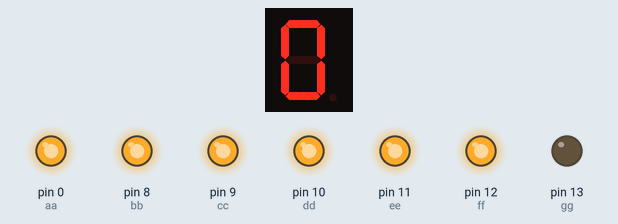
Recording of a sketch running on a simulated Arduino Uno, built with avr-gcc and run on an emulated ATmega328P. Parts: 1-digit seven-segment display, output pins drawn as LEDs (lit = HIGH). Wiring (inferred from the names in the program): 1-digit 7-segment display, segments lit when HIGH: segments pin 1, pin 2, pin 3, pin 4, pin 5, pin 6, pin 7. The segment pins are drawn as the display they are named for; pins used as bus, display or sensor lines are not drawn.

Above: at 0.1 s.
At 4.1 s:
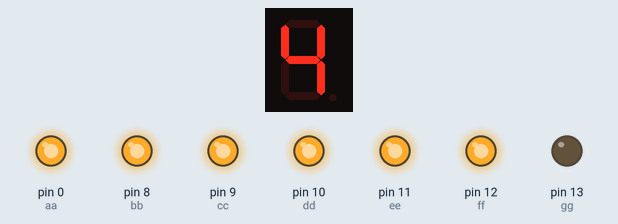
At 9.1 s:
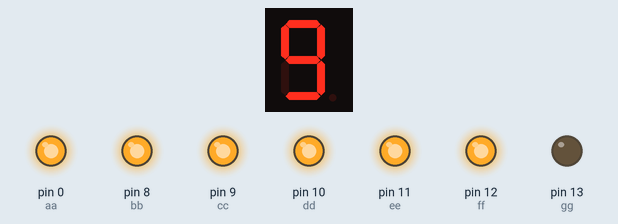
At 19.1 s:
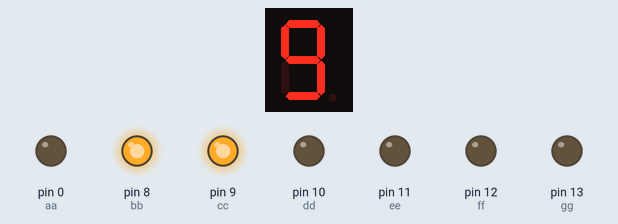
At 29.1 s:
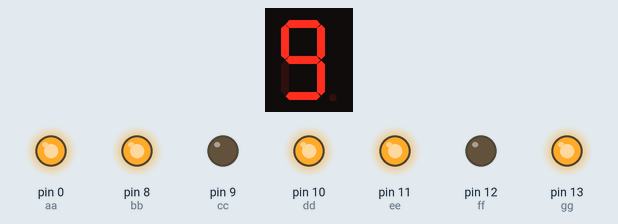
At 39.1 s:
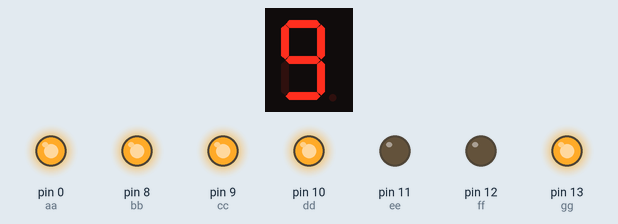
Timing chart, 0 to 40.0 s (numbered marks = the images above):
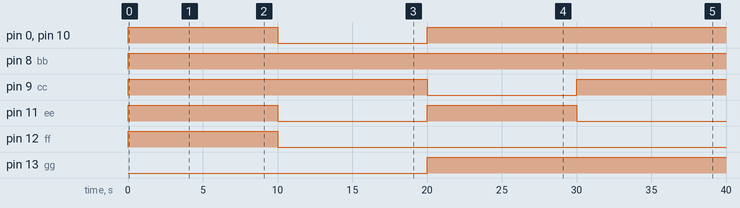

Measured:
- by itself, pin 0 (aa), pin 10 (dd): LOW → HIGH at 0.00 s, → LOW 10.0 s later, → HIGH 10.0 s later
- by itself, pin 8 (bb): LOW → HIGH at 0.00 s
- by itself, pin 9 (cc): LOW → HIGH at 0.00 s, → LOW 20.0 s later, → HIGH 10.0 s later
- by itself, pin 11 (ee): alternates HIGH for 10.0 s and LOW for 10.0 s
- by itself, pin 12 (ff): LOW → HIGH at 0.00 s, → LOW 10.0 s later
- by itself, pin 13 (gg): LOW → HIGH at 20.0 s
- what the display in image 1 shows lasts 1.0 s, from 4.0 s to 5.0 s

The sketch:

7_segment.ino
```cpp
const int a=1;
 const int b=2;
 const int c=3;
 const int d=4;
 const int e=5;
 const int f=6;
 const int g=7;


// 2nd display

const int aa=0;
 const int bb=8;
 const int cc=9;
 const int dd=10;
 const int ee=11;
 const int ff=12;
 const int gg=13;


 int i =1;


void setup() {
  // put your setup code here, to run once:
  pinMode(a,OUTPUT);
  pinMode(b,OUTPUT);
  pinMode(c,OUTPUT);
  pinMode(d,OUTPUT);
  pinMode(e,OUTPUT);
  pinMode(f,OUTPUT);
  pinMode(g,OUTPUT);


 // 2nd display
  pinMode(aa,OUTPUT);
  pinMode(bb,OUTPUT);
  pinMode(cc,OUTPUT);
  pinMode(dd,OUTPUT);
  pinMode(ee,OUTPUT);
  pinMode(ff,OUTPUT);
  pinMode(gg,OUTPUT);

}


void loop() {
  // put your main code here, to run repeatedly:


 digitalWrite(a,HIGH);
digitalWrite(b,HIGH);
digitalWrite(c,HIGH);
digitalWrite(d,HIGH);
digitalWrite(e,HIGH);
digitalWrite(f,HIGH);

if(i==7){
  delay(10000);
}


if(i==1){
digitalWrite(aa,HIGH);
digitalWrite(bb,HIGH);
digitalWrite(cc,HIGH);
digitalWrite(dd,HIGH);
digitalWrite(ee,HIGH);
digitalWrite(ff,HIGH);
}

delay(1000);
digitalWrite(a,LOW);
digitalWrite(d,LOW);
digitalWrite(e,LOW);
digitalWrite(f,LOW);
delay(1000);

digitalWrite(c,LOW);
digitalWrite(a,HIGH);
digitalWrite(g,HIGH);
digitalWrite(d,HIGH);
digitalWrite(e,HIGH);
delay(1000);

digitalWrite(e,LOW);
digitalWrite(c,HIGH);

delay(1000);

digitalWrite(a,LOW);
digitalWrite(d,LOW);
digitalWrite(f,HIGH);
delay(1000);

digitalWrite(b,LOW);
digitalWrite(d,HIGH);
digitalWrite(a,HIGH);

delay(1000);

digitalWrite(e,HIGH);
delay(1000);

digitalWrite(g,LOW);
digitalWrite(f,LOW);
digitalWrite(d,LOW);
digitalWrite(e,LOW);
digitalWrite(b,HIGH);

delay(1000);
digitalWrite(g,HIGH);
digitalWrite(f,HIGH);
digitalWrite(d,HIGH);
digitalWrite(e,HIGH);

delay(1000);

digitalWrite(e,LOW);


delay(1000);

digitalWrite(g,LOW);


switch (i){

case 1 :
digitalWrite(aa,LOW);
digitalWrite(dd,LOW);
digitalWrite(ee,LOW);
digitalWrite(ff,LOW);


break;

case 2 :

digitalWrite(cc,LOW);
digitalWrite(aa,HIGH);
digitalWrite(gg,HIGH);
digitalWrite(dd,HIGH);
digitalWrite(ee,HIGH);


break;

case 3 :

digitalWrite(ee,LOW);
digitalWrite(cc,HIGH);


break;

case 4 :


digitalWrite(aa,LOW);
digitalWrite(dd,LOW);
digitalWrite(ff,HIGH);

break;


case 5 :

digitalWrite(bb,LOW);
digitalWrite(dd,HIGH);
digitalWrite(aa,HIGH);


break;

case 6 :
  digitalWrite(ee,HIGH);
  break;
}
i++;
}
```
